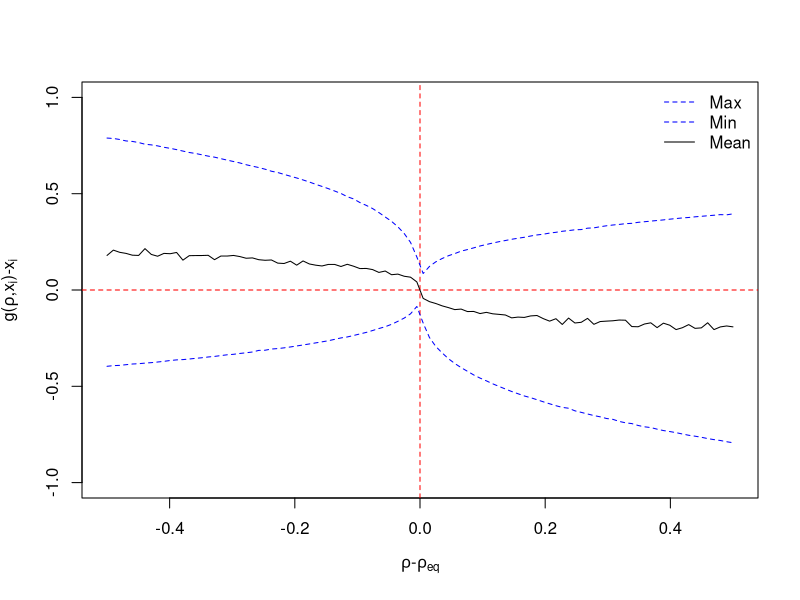
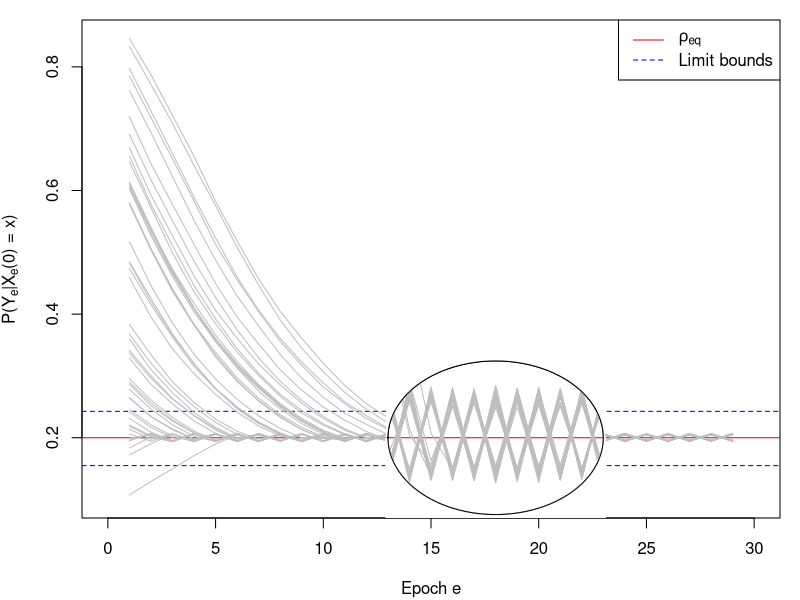

R code for these plots, in order:
################################################################
################################################################
## Stacked interventions simulation of theorem 2              ##
################################################################
################################################################
## 
## James Liley, April 27 2022
##



################################################################
## Seed, functions, parameters, libraries                     ##
################################################################

# Libraries
library(matrixStats)

# Random seed
set.seed(1)

# Logistic function
logistic=function(x,a=1) 1/(1+exp(-a*x))

# Parameters
n=1000 # number of samples
p=3 # dimension of x

# Function g moves x by this much
mxs0=1

# Compute (and plot) for this many epochs
nlimit=30

# Draw circle with magnification
magnify=TRUE


# Function governing how to compute rho from values z=P(Y_e|X_e(0)=x) (oracle is mean of z)
rho_fit=function(z,e) mean(f(z,e=e)) # effectively unbiased, no variance

# Set to TRUE to save figure to file rather than drawing in R
save_plot=TRUE



################################################################
## Define functions f and g                                   ##
################################################################

# f, parametrised by beta (beta=(0.62,0.18,0.84) if run with seed). Identical over epochs.
beta=abs(rnorm(p)) # WOLOG assume elements of beta are positive
f=function(x,e=0) as.numeric(logistic(x %*% beta))

## Random valued g:  g(r,x) = x - U(-mxs/2,mxs)*sign(r-r_eq)*|r-r_eq|^gamma. Identical over epochs. 
g=function(r,x,r_eq=0.2,mxs=mxs0,e=0,gamma=1/3) {
  dx=matrix(runif(length(x),-mxs/2,mxs),nrow=nrow(x),ncol=ncol(x))
  sx=sign(r-r_eq)*abs(r-r_eq)^gamma
  dx=dx*sx
  return(x-dx)
}




# Plot g
if (save_plot) pdf(paste0("g_prob.pdf"),width=4,height=4)

plot(0,type="n",xlim=c(-0.5,0.5),ylim=c(-1,1),
     xlab=expression(paste(rho,"-",rho[eq])),
     ylab=expression(paste("g(",rho,",",x[i],")-x"[i])))
xseq=seq(-0.5,0.5,length=100)
yseq0=matrix(0,length(xseq),1000); 
for (i in 1:length(xseq)) 
  for (j in 1:dim(yseq0)[2])
    yseq0[i,j]=g(xseq[i]+0.2,matrix(c(1,1,1),1,3))[1]-1
yseq=rowMeans(yseq0)
ymax=rowMaxs(yseq0)
ymin=rowMins(yseq0)
abline(h=0,col="red",lty=2)
abline(v=0,col="red",lty=2)
lines(xseq,yseq)
lines(xseq,ymax,lty=2,col="blue")
lines(xseq,ymin,lty=2,col="blue")
legend("topright",c("Max","Min","Mean"),lty=c(2,2,1),col=c("blue","blue","black"),bty="n")

if (save_plot) dev.off()







################################################################
## Functions to compute X_e and (empirically) rho_e           ##
################################################################

# Compute rho and x_e at epoch e with (not-quite) oracle predictor
x_e = function(x,e,nt=1000) {
  
  xe=array(0,dim=c(nt,length(x),e-1))
  rho=rep(0,e-1)
  
  # epoch 0
  xe0=outer(rep(1,nt),x)
  rho0=rho_fit(xe0,0)
  
  xe[,,1]=xe0
  rho[1]=rho0
  
  for (ex in 1:(e-1)) {
    xe1=g(rho0,xe0) # This is X_e
    rho1=rho_fit(xe1,ex) # this is E(Y|X(0)=x) or E(f(Xe))
    rho0=rho1; xe0=xe1
    xe[,,ex]=xe0
    rho[ex]=rho0
  }
  
  return(list(rho=rho,xe=xe))
}



################################################################
## Theoretical bounds, Monte Carlo                            ##
################################################################

nxx=10000 # this many random values of x and rho
xvals=matrix(runif(nxx*3,-5,5),nxx,3)
rvals=runif(nxx,0,1)

fxvals=f(xvals)

nmean=1000 # mean over this many observations of f(g(.,.))
fgxvals=0*fxvals; for (i in 1:nmean) fgxvals=fgxvals + f(g(rvals,xvals))
fgxvals=fgxvals/nmean


ubound=max(fgxvals[which(fxvals<0.2 & rvals<0.2)])
lbound=min(fgxvals[which(fxvals>0.2 & rvals>0.2)])




################################################################
## Compute rho and x_e                                        ##
################################################################

nstart=50 # Number of random starting values
rho_seq=c()
for (i in 1:nstart) {
  set.seed(i)
  x=rnorm(3)
  xer=x_e(x,nlimit)
  rho_seq0=xer$rho
  rho_seq=rbind(rho_seq,rho_seq0)
}



################################################################
## Draw figures                                               ##
################################################################

# Set up
if (save_plot) pdf(paste0("thm2demo.pdf"),width=4,height=4)
par(mar=c(4.1,4.1,1,1))

# Limits
ylim1=c(min(c(0.1,rho_seq)),max(c(0.6,rho_seq)))
rho_eq=0.2

# Value of rho almost converges
plot(0,type="n",xlab="Epoch e",xlim=c(0,nlimit),
     ylab=expression(paste("P(Y"[e],"|X"[e],"(0) = x)")),
     ylim=ylim1) # converges slowly to rho_eq
abline(h=rho_eq,col="red")
abline(h=ubound,col="blue",lty=2)
abline(h=lbound,col="blue",lty=2)

for (i in 1:dim(rho_seq)[1]) lines(rho_seq[i,],col="gray")

if (magnify) {
  ## Draw circle with magnification
  tt=seq(0,2*pi,length=100); xcirc=round(3*nlimit/5); rx=round(nlimit/6); sc=12
  polygon(xcirc + sin(tt)*rx,rho_eq+cos(tt)*rx*(ylim1[2]-ylim1[1])/nlimit,col="white")
  segments(xcirc-rx,rho_eq,xcirc+rx,rho_eq,col="red")
  #segments(xcirc-rx,rho_eq + sc*(ubound-rho_eq),xcirc+rx,rho_eq + sc*(ubound-rho_eq),col="blue",lty=2)
  #segments(xcirc-rx,rho_eq + sc*(lbound-rho_eq),xcirc+rx,rho_eq + sc*(lbound-rho_eq),col="blue",lty=2)
  xind=(xcirc-rx):(xcirc+rx)
  for (i in 1:dim(rho_seq)[1]) lines(xind,rho_eq + sc*(rho_seq[i,xind]-rho_eq),col="gray")
  
  tn=c(0,tt[1:50]); rw=0.6; eps=0.1
  polygon(c(xcirc+rx+eps,xcirc+rx+eps,xcirc + cos(tn)*rx,xcirc-rx-eps,xcirc-rx-eps),
          c(rho_eq+rw,rho_eq,rho_eq+sin(tn)*rx*(ylim1[2]-ylim1[1])/nlimit,rho_eq,rho_eq+rw),
          col="white",border=NA,fillOddEven=fALSE)
  polygon(c(xcirc+rx+eps,xcirc+rx+eps,xcirc + cos(tn)*rx,xcirc-rx-eps,xcirc-rx-eps),
          c(rho_eq-rw,rho_eq,rho_eq-sin(tn)*rx*(ylim1[2]-ylim1[1])/nlimit,rho_eq,rho_eq-rw),
          col="white",border="white",fillOddEven=fALSE)
  polygon(xcirc + sin(tt)*rx,rho_eq+cos(tt)*rx*(ylim1[2]-ylim1[1])/nlimit,col=NA)
  
}

legend("topright",legend=c(expression(rho[eq]),"Limit bounds"),col=c("red","blue"),lty=c(1,2))


if (save_plot) dev.off()


